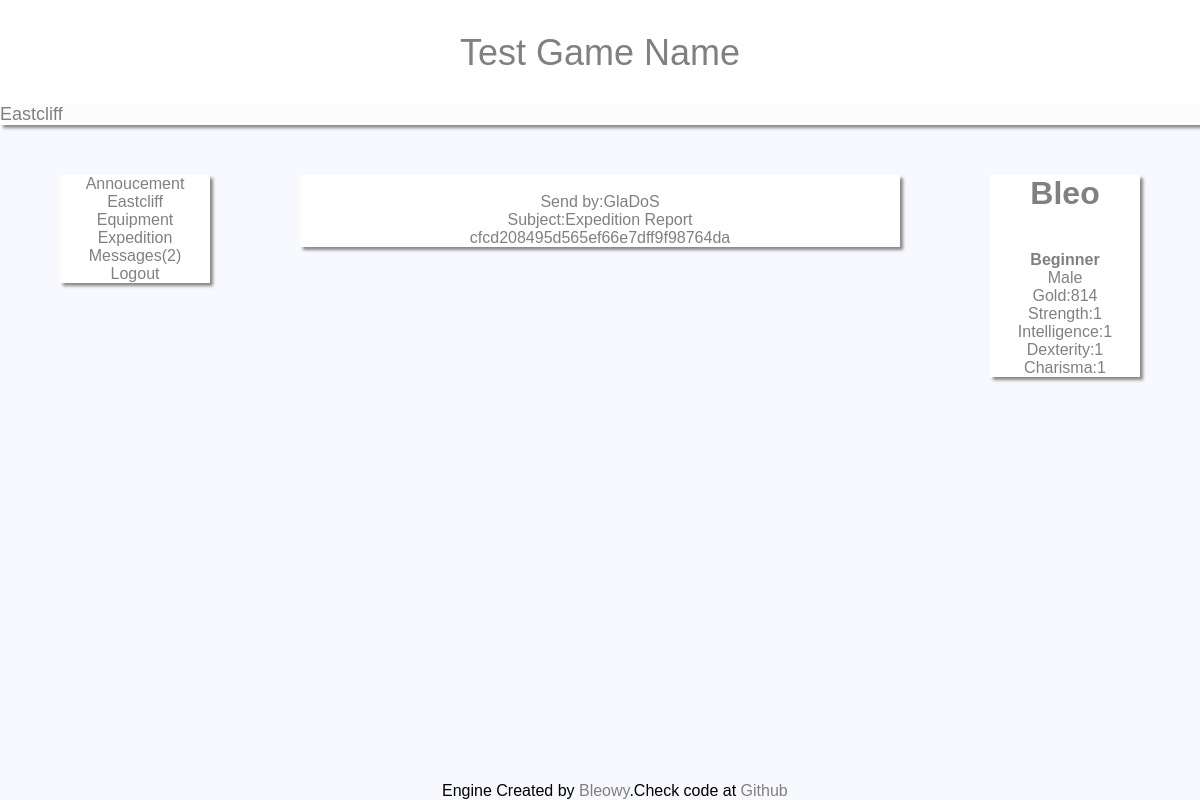
The page /messagesRead.php?id=1 (signed in) on the database its author committed.
### tables this page shows
CREATE TABLE IF NOT EXISTS `game_city` (
`id` int(11) NOT NULL,
  `city_name` varchar(32) NOT NULL,
  `city_text` text NOT NULL,
  `city_weather` varchar(32) NOT NULL DEFAULT 'Sunny',
  `city_weapons` int(11) NOT NULL,
  `city_armors` int(11) NOT NULL
);

CREATE TABLE IF NOT EXISTS `users_messages` (
`id` int(11) NOT NULL,
  `messages_userId` int(11) NOT NULL,
  `messages_by` int(11) NOT NULL,
  `messages_subject` varchar(64) NOT NULL,
  `messages_text` text NOT NULL,
  `messages_readStatus` int(11) NOT NULL DEFAULT '0'
);

CREATE TABLE IF NOT EXISTS `users_accounts` (
`id` int(11) NOT NULL,
  `user_login` varchar(32) NOT NULL,
  `user_password` varchar(32) NOT NULL,
  `user_email` varchar(64) NOT NULL,
  `user_gender` varchar(16) NOT NULL,
  `user_class` varchar(32) NOT NULL DEFAULT 'Beginner',
  `user_gold` int(11) NOT NULL DEFAULT '25',
  `user_city` int(11) NOT NULL DEFAULT '1',
  `user_lastlogin` datetime NOT NULL,
  `user_accountlevel` int(11) NOT NULL DEFAULT '0'
);

CREATE TABLE IF NOT EXISTS `users_stats` (
`id` int(11) NOT NULL,
  `user_str` int(11) NOT NULL DEFAULT '1',
  `user_know` int(11) NOT NULL DEFAULT '1',
  `user_dex` int(11) NOT NULL DEFAULT '1',
  `user_charisma` int(11) NOT NULL DEFAULT '1'
);

### assets/variables.php (called while the page is built, shortened)
<?php
class Variables
{
public function userVariables($id)
{
    include('./assets/connect.php');
    $user_query = $pdo -> query("SELECT * FROM users_accounts WHERE id = '$id'");
    $user_fetch = $user_query -> fetch(PDO::FETCH_OBJ);
    $user_query_stats = $pdo -> query("SELECT * FROM users_stats WHERE id = '$id'");
    $user_fetch_stats = $user_query_stats-> fetch(PDO::FETCH_OBJ);
    $this -> user_gender = $user_fetch -> user_gender;
    $this -> user_login = $user_fetch -> user_login;
    $this -> user_class = $user_fetch -> user_class;
    $this -> user_gold = $user_fetch -> user_gold;
    $this -> user_str = $user_fetch_stats -> user_str;
    $this -> user_know = $user_fetch_stats -> user_know;
    $this -> user_charisma = $user_fetch_stats -> user_charisma;
    $this -> user_dex = $user_fetch_stats -> user_dex;
}
public function cityVariables($city_id)
{
    include('./assets/connect.php');
    $user_query = $pdo -> query("SELECT * FROM game_city WHERE id = '$city_id'");
    $user_fetch = $user_query -> fetch(PDO::FETCH_OBJ);
    $this -> city_name = $user_fetch -> city_name;
}
}
?>

### assets/menu.php (the view, shortened to what this page needs)
<?php
class menu{
    private $_playerId;
    private $_cityId;
    public function __construct($playerId,$cityId)
    {
        $this -> _playerId = $playerId;
        $this -> _cityId = $cityId;
    }
    public function countMessages()
    {
        include('./assets/connect.php');
            $count = $pdo -> prepare("SELECT count(id) AS count FROM users_messages WHERE messages_readStatus = 0 AND messages_userId = :id");
            $count -> bindValue('id',$this -> _playerId,PDO::PARAM_INT);
            $count -> execute();
            $fetch = $count -> fetch(PDO::FETCH_ASSOC);
            $this -> count = $fetch['count'];
    }
    public function showRightMenu()
    {
        include_once('./assets/variables.php');
        $user_variables = new Variables();
        $user_variables -> userVariables(($this -> _playerId));
            echo '<h1>'.$user_variables -> user_login.'</h1>';
            echo '<b><br><p1>'.$user_variables -> user_class.'</p1></b>';
            echo '<br><p1>'.$user_variables -> user_gender.'</p1>';
            echo '<br><p1>Gold:'.$user_variables -> user_gold.'</p1>';
            echo '<br><p1>Strength:'.$user_variables -> user_str.'</p1>';
            echo '<br><p1>Intelligence:'.$user_variables -> user_know.'</p1>';
            echo '<br><p1>Dexterity:'.$user_variables -> user_dex.'</p1>';
            echo '<br><p1>Charisma:'.$user_variables -> user_charisma.'</p1>';
    }
    public function showLeftMenu()
    {
        include_once('./assets/variables.php');
            $city_variables = new Variables();
            $city_variables -> cityVariables(($this -> _cityId));
            self::countMessages(($this -> _playerId));
            echo '<g><a href="/welcome.php">Annoucement</a></g>';
            echo '<br><g><a href="/city.php">'.$city_variables -> city_name.'</a></g>';
            echo '<br><g><a href="/equipment.php">Equipment</a></g>';
            echo '<br><g><a href="/expedition.php">Expedition</a></g>';
            echo '<br><g><a href="/messages.php">Messages('.$this -> count.')</a></g>';
            echo '<br><g><a href="/logout.php">Logout</a></g>';
    }
}
?>

### messagesRead.php (shortened to what this page needs)
<?php
require_once('./assets/variables.php');
require_once('./assets/messages.php');
$userVariables = new Variables();
$userVariables -> userVariables($_SESSION['id']);
$cityVariables = new Variables();
$cityVariables -> cityVariables(($userVariables -> user_city));
$messages = new readMessage(($_SESSION['id']),($_GET['id']));
require_once('./assets/menu.php');
$menu = new menu(($_SESSION['id']),($userVariables -> user_city));
?>
<link rel="stylesheet" href="style/ingame.css"/>
<html>
    <head>
        <div class="head">
            <div id="GameName"><a href="/welcome.php">Test Game Name</a></div>
            <div id="location"></div>
            <div id="location_name"><?php echo $cityVariables -> city_name; ?></div>
        </div>
    </head>
    <body>
        <div class="left_menu">
            <div id="top_side">
                <div id="top_side_href">
                    <?php $menu -> showLeftMenu(); ?>
                </div>
            </div>
        </div>
        <div class="center_side">
            <div id="text">
                <?php
                    $messages -> permission();
                ?>
            </div>
        </div>
        <div class="right_side">
            <div id="right_top_side">
                <?php
                $menu -> showRightMenu();
                ?>
            </div>
        </div>
    </body>
<div id="footer">
        Engine Created by <a href="http://www.github.com/bleowy">Bleowy</a>.Check code at <a href="http://www.github.com/bleowy/Role-Playing-Engine">Github</a>
</div>
</html>

### assets/messages.php (shortened to what this page needs)
<?php
class player
{
	public function findUser($id)
	{
		if($id == 0)
		{
			$this -> _name = 'GlaDoS';
		}
	}
}
class readMessage extends player
{
	public function __construct($playerId,$messageId)
	{
		$this -> _messageId = $messageId;
	}
	public function fetchMsg()
	{
		include('./assets/connect.php');
			$query = $pdo -> prepare("SELECT * FROM users_messages WHERE messages_userId = :userId AND id = :msgId");
			$query -> bindValue(':userId',$this -> _playerId,PDO::PARAM_INT);
			$query -> bindValue(':msgId',$this -> _messageId,PDO::PARAM_INT);
			$query -> execute();
			if($fetchMessages = $query -> fetch(PDO::FETCH_OBJ))
			{
				$this -> _persmission = true;
				$this -> _subject = $fetchMessages -> messages_subject;
				$this -> _text = $fetchMessages -> messages_text;
			}else
			{
				$this -> _persmission = false;
			}
	}
	public function permission()
	{
		self::fetchMsg();
		if(($this -> _persmission) == true)
		{
			self::viewMsg();
		}else
		{
			self::FatalError();
			exit;
		}
	}
	public function viewMsg()
	{
		echo '<br>Send by:'.$this -> _name;
		echo '<br>Subject:'.$this -> _subject;
		echo '<br>'.$this -> _text;
	}
}
?>

### style/ingame.css (style rules this page uses)
body { background-color: ghostwhite; padding: 0; margin: 0; font-family: arial; }
.head { color: gray; width: 100%; text-align: left; height: 125px; font-size: 9px; font-family: arial; background-color: white; -moz-box-shadow: 3px 3px 3px #888; -webkit-box-shadow: 3px 3px 3px #888; box-shadow: 3px 3px 3px #888; }
#location { position: fixed; margin-top: 104px; height: 20px; background-color: whitesmoke; opacity: 0.3; width: 100%; z-index: 0; }
#location_name { position: fixed; margin-top: 104px; font-family: Arial; font-size: 18px; z-index: 1; }
#GameName { position: fixed; z-index: 1; left: 50%; font-size: 36px; top:4%; }
a:link, a:visited { color:grey; text-decoration: none; }
#top_side { position: fixed; margin-top:50px; left:5%; }
.center_side { background-color: white; width: 600px; position: fixed; left:50%; margin-top: 50px; margin-left: -300px; -moz-box-shadow: 3px 3px 3px #888; -webkit-box-shadow: 3px 3px 3px #888; box-shadow: 3px 3px 3px #888; color: gray; text-align: center; }
#top_side_href { width: 150px; background-color: white; text-align: center; background-color: white; -moz-box-shadow: 3px 3px 3px #888; -webkit-box-shadow: 3px 3px 3px #888; box-shadow: 3px 3px 3px #888; }
.right_side { float: right; position: fixed; right: 5%; }
#right_top_side { color: gray; width: 150px; background-color: white; top:5%; right:5%; margin-top: 50px; text-align: center; background-color: white; -moz-box-shadow: 3px 3px 3px #888; -webkit-box-shadow: 3px 3px 3px #888; box-shadow: 3px 3px 3px #888; }
.left_menu { float: left; }
#footer { position: fixed; bottom: 0; left:50%; margin-left: -158px; }

### rows shown on the page
game_city: city_name "Eastcliff"
users_messages: messages_subject "Expedition Report", messages_text "cfcd208495d565ef66e7dff9f98764da"
users_accounts: user_login "Bleo", user_class "Beginner", user_gender "Male", user_gold "814"
users_stats: user_str "1", user_know "1", user_dex "1", user_charisma "1"

### other values the page prints
$this -> count "2"
$this -> _name "GlaDoS"
